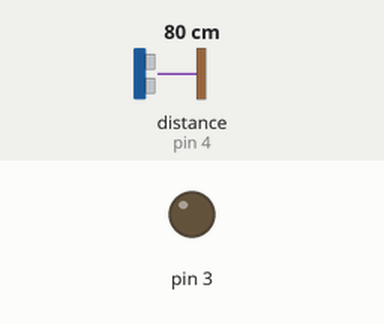
A sketch run on a simulated Arduino Uno, built with avr-gcc and run on an emulated ATmega328P. Parts: output pins drawn as LEDs (lit = HIGH). Wiring (inferred from the names in the program): ultrasonic range finder: trigger pin 5; echo pin 4. The inputs (shaded band) are chosen by the test bench; at power-on: distance to the obstacle (sensor on pin 4) 80 cm. The echo pulse lasts 58.3 µs per cm; pins used as bus, display or sensor lines are not drawn.

Above: at 3.2 s.
3.3 s: distance to the obstacle (sensor on pin 4) set to 23 cm
4.8 s: distance to the obstacle (sensor on pin 4) set to 19 cm
At 6.1 s:
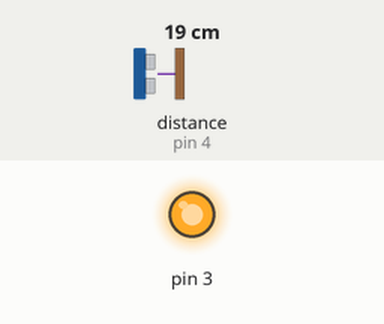
7.8 s: distance to the obstacle (sensor on pin 4) set to 35 cm
At 9.2 s:
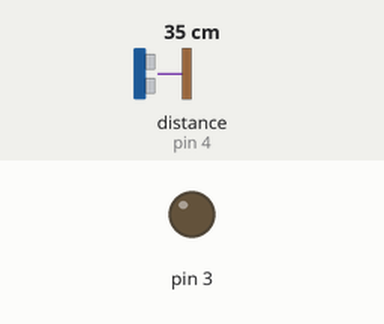
10.3 s: distance to the obstacle (sensor on pin 4) set to 2 cm
At 11.5 s:
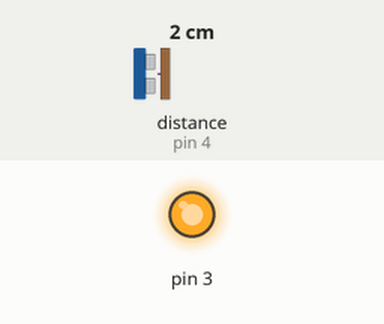
Timing chart, 0 to 13.3 s (numbered marks = the images above; inputs shaded):
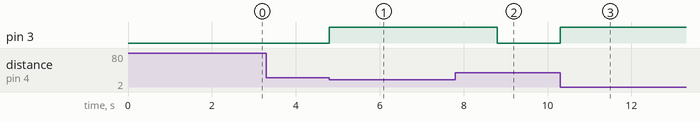

Measured:
- the behaviour switches between 22 and 21 cm on distance to the obstacle (sensor on pin 4) (found by bisection; images 0 and 1)
- after the input at 3.3 s, every drawn part: stays the same
- after the input at 4.8 s, pin 3: LOW → HIGH at once
- after the input at 7.8 s, pin 3: HIGH → LOW after 1.0 s
- after the input at 10.3 s, pin 3: LOW → HIGH at once

The sketch:

Smart_Faucet__Arduino_Uno_.ino
```cpp
// Ultrasonic sensor pins
#define echoPin 4
#define trigPin 5

long duration;
int distance;

void setup() {
  pinMode(echoPin, INPUT);
  pinMode(trigPin, OUTPUT);

  // Output pin controlling the faucet (relay or valve)
  pinMode(3, OUTPUT);
  digitalWrite(3, LOW);

  delay(2000); // Startup delay
}

void loop() {
  // Trigger ultrasonic pulse
  digitalWrite(trigPin, LOW);
  delayMicroseconds(2);
  digitalWrite(trigPin, HIGH);
  delayMicroseconds(10);
  digitalWrite(trigPin, LOW);

  // Read echo time
  duration = pulseIn(echoPin, HIGH);

  // Convert time to distance (cm)
  distance = duration * 0.034 / 2;

  // If hand is within 20 cm → turn water on
  if (distance <= 20) {
    digitalWrite(3, HIGH);
    delay(2000); // Keep water running for 2 seconds
  }

  // Turn water off
  digitalWrite(3, LOW);
}
```
